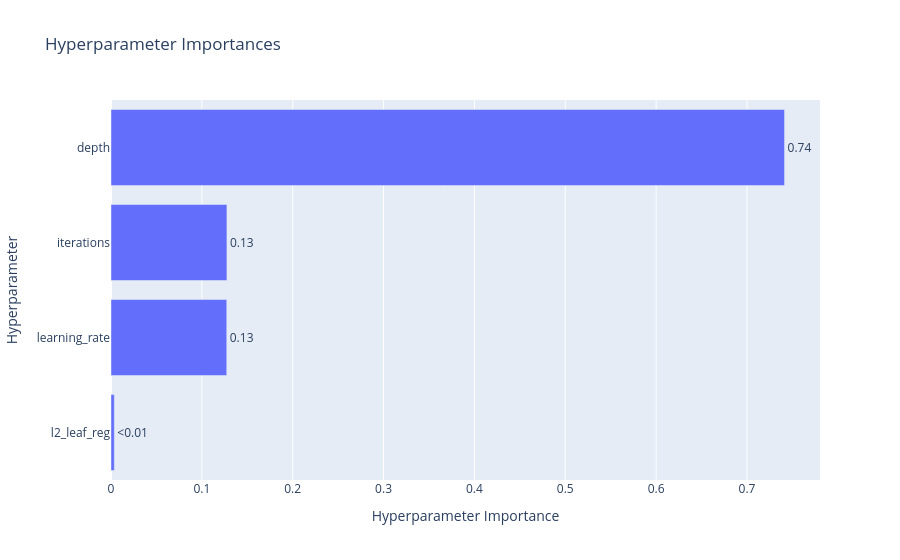

Notebook code cell kept with this figure:
### Code cell
print(f"Number of trials on the Pareto front: {len(study.best_trials)}")
trial_with_highest_accuracy = max(study.best_trials, key=lambda t: t.values[0])
print(f"Trial with highest accuracy: ")
print(f"\tnumber: {trial_with_highest_accuracy.number}")
print(f"\tparams: {trial_with_highest_accuracy.params}")
print(f"\tvalues: {trial_with_highest_accuracy.values}")
optuna.visualization.plot_param_importances(
    study, target=lambda t: t.values[0], target_name="auc"
)

### Figure 1 — Plotly figure (JSON) as saved in the notebook; plotly's stock layout.template omitted (floating-point values rounded to 4 significant figures)
{"data": [{"cliponaxis": false, "hovertemplate": ["l2_leaf_reg (FloatDistribution): 0.003638212032854306<extra></extra>", "learning_rate (FloatDistribution): 0.12741510712813375<extra></extra>", "iterations (IntDistribution): 0.1275950288242681<extra></extra>", "depth (IntDistribution): 0.7413516520147438<extra></extra>"], "name": "auc", "orientation": "h", "text": ["<0.01", "0.13", "0.13", "0.74"], "textposition": "outside", "type": "bar", "x": [0.003638, 0.1274, 0.1276, 0.7414], "y": ["l2_leaf_reg", "learning_rate", "iterations", "depth"]}], "layout": {"autosize": true, "title": {"text": "Hyperparameter Importances"}, "xaxis": {"autorange": true, "range": [0, 0.7804], "title": {"text": "Hyperparameter Importance"}, "type": "linear"}, "yaxis": {"autorange": true, "range": [-0.5, 3.5], "title": {"text": "Hyperparameter"}, "type": "category"}}}
